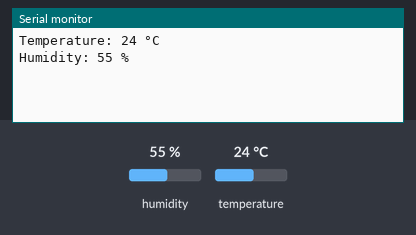
The sketch below on a simulated Arduino Uno, built with avr-gcc and run on an emulated ATmega328P. On the bench: the last lines printed to the serial monitor. The test bench sets the inputs (shaded band); at power-on: humidity 55 %, temperature 24 °C.

Above: at 1.3 s.
1.4 s: humidity set to 22 %
2.9 s: temperature set to 12 °C
At 4.1 s:
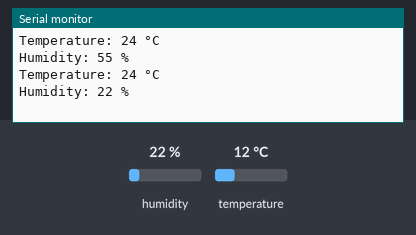
4.4 s: humidity set to 40 %
At 6.2 s:
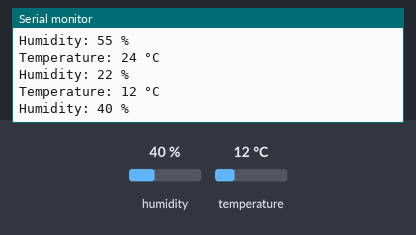
Timing chart, 0 to 7.7 s (numbered marks = the images above; inputs shaded):
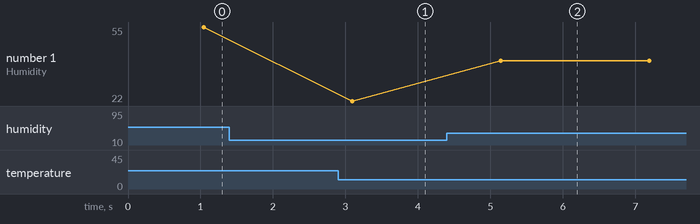

Measured:
- after the input at 4.4 s, the serial monitor: prints a new line after 0.74 s (image 2)
- plotted number 1: 22 → 40 after the input at 4.4 s

The sketch:

h002.ino
```cpp
#include <DHT11.h>

DHT11 dht11(2);

void setup(){
    Serial.begin(115200);
}

void loop(){
    int temperature = dht11.readTemperature();
    int humidity = dht11.readHumidity();
    if (isnan(temperature) || isnan(humidity)){
      Serial.println("Fail to read from DHT sensor!");
      return;
    }
    Serial.print("Temperature: ");
    Serial.print(temperature);
    Serial.println(" °C");

    Serial.print("Humidity: ");
    Serial.print(humidity);
    Serial.println(" %");

    delay(1000);
}
```
